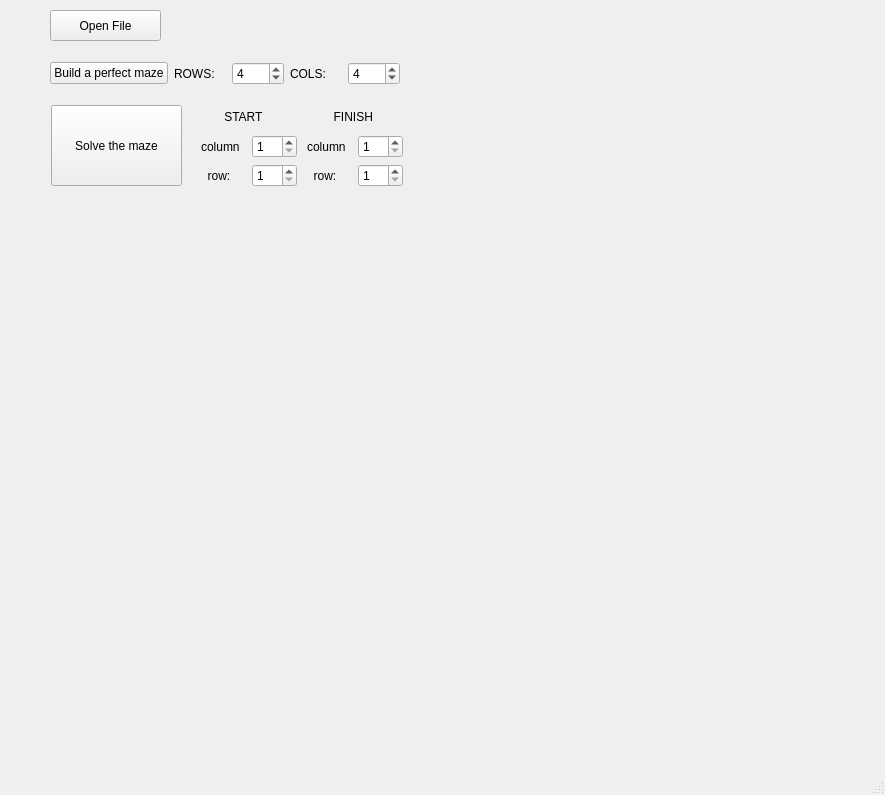
<?xml version="1.0" encoding="UTF-8"?>
<ui version="4.0">
 <class>Maze</class>
 <widget class="QMainWindow" name="Maze">
  <property name="geometry">
   <rect>
    <x>0</x>
    <y>0</y>
    <width>885</width>
    <height>795</height>
   </rect>
  </property>
  <property name="windowTitle">
   <string>Maze</string>
  </property>
  <widget class="QWidget" name="centralwidget">
   <widget class="QPushButton" name="Open_file">
    <property name="geometry">
     <rect>
      <x>50</x>
      <y>10</y>
      <width>111</width>
      <height>31</height>
     </rect>
    </property>
    <property name="text">
     <string>Open File</string>
    </property>
   </widget>
   <widget class="QPushButton" name="mazeSolve">
    <property name="geometry">
     <rect>
      <x>51</x>
      <y>105</y>
      <width>131</width>
      <height>81</height>
     </rect>
    </property>
    <property name="text">
     <string>Solve the maze</string>
    </property>
   </widget>
   <widget class="QLabel" name="open_error">
    <property name="geometry">
     <rect>
      <x>176</x>
      <y>9</y>
      <width>681</width>
      <height>31</height>
     </rect>
    </property>
    <property name="text">
     <string/>
    </property>
   </widget>
   <widget class="QLabel" name="solve_error">
    <property name="geometry">
     <rect>
      <x>490</x>
      <y>140</y>
      <width>681</width>
      <height>31</height>
     </rect>
    </property>
    <property name="text">
     <string/>
    </property>
   </widget>
   <widget class="QLabel" name="generate_result">
    <property name="geometry">
     <rect>
      <x>450</x>
      <y>60</y>
      <width>681</width>
      <height>31</height>
     </rect>
    </property>
    <property name="text">
     <string/>
    </property>
   </widget>
   <widget class="QWidget" name="layoutWidget">
    <property name="geometry">
     <rect>
      <x>50</x>
      <y>60</y>
      <width>350</width>
      <height>28</height>
     </rect>
    </property>
    <layout class="QGridLayout" name="gridLayout">
     <item row="0" column="0">
      <widget class="QPushButton" name="mazeBuild">
       <property name="text">
        <string>Build a perfect maze</string>
       </property>
      </widget>
     </item>
     <item row="0" column="1">
      <widget class="QLabel" name="label">
       <property name="text">
        <string>ROWS:</string>
       </property>
      </widget>
     </item>
     <item row="0" column="2">
      <widget class="QSpinBox" name="rowsPerfectValue">
       <property name="minimum">
        <number>1</number>
       </property>
       <property name="maximum">
        <number>50</number>
       </property>
       <property name="value">
        <number>4</number>
       </property>
      </widget>
     </item>
     <item row="0" column="3">
      <widget class="QLabel" name="label_2">
       <property name="text">
        <string>COLS:</string>
       </property>
      </widget>
     </item>
     <item row="0" column="4">
      <widget class="QSpinBox" name="colsPerfectValue">
       <property name="minimum">
        <number>1</number>
       </property>
       <property name="maximum">
        <number>50</number>
       </property>
       <property name="value">
        <number>4</number>
       </property>
      </widget>
     </item>
    </layout>
   </widget>
   <widget class="QWidget" name="layoutWidget">
    <property name="geometry">
     <rect>
      <x>201</x>
      <y>104</y>
      <width>96</width>
      <height>83</height>
     </rect>
    </property>
    <layout class="QGridLayout" name="gridLayout_3">
     <item row="0" column="0" colspan="2">
      <widget class="QLabel" name="label_3">
       <property name="text">
        <string>       START</string>
       </property>
      </widget>
     </item>
     <item row="1" column="0">
      <widget class="QLabel" name="label_4">
       <property name="text">
        <string>column</string>
       </property>
      </widget>
     </item>
     <item row="1" column="1">
      <widget class="QSpinBox" name="x1_Value">
       <property name="minimum">
        <number>1</number>
       </property>
       <property name="maximum">
        <number>50</number>
       </property>
      </widget>
     </item>
     <item row="2" column="0">
      <widget class="QLabel" name="label_7">
       <property name="text">
        <string>  row:</string>
       </property>
      </widget>
     </item>
     <item row="2" column="1">
      <widget class="QSpinBox" name="y1_Value">
       <property name="minimum">
        <number>1</number>
       </property>
       <property name="maximum">
        <number>50</number>
       </property>
       <property name="value">
        <number>1</number>
       </property>
      </widget>
     </item>
    </layout>
   </widget>
   <widget class="QWidget" name="layoutWidget">
    <property name="geometry">
     <rect>
      <x>307</x>
      <y>104</y>
      <width>96</width>
      <height>83</height>
     </rect>
    </property>
    <layout class="QGridLayout" name="gridLayout_2">
     <item row="0" column="0" colspan="2">
      <widget class="QLabel" name="label_8">
       <property name="text">
        <string>        FINISH</string>
       </property>
      </widget>
     </item>
     <item row="1" column="0">
      <widget class="QLabel" name="label_6">
       <property name="text">
        <string>column</string>
       </property>
      </widget>
     </item>
     <item row="1" column="1">
      <widget class="QSpinBox" name="x2_Value">
       <property name="minimum">
        <number>1</number>
       </property>
       <property name="maximum">
        <number>50</number>
       </property>
      </widget>
     </item>
     <item row="2" column="0">
      <widget class="QLabel" name="label_5">
       <property name="text">
        <string>  row:</string>
       </property>
      </widget>
     </item>
     <item row="2" column="1">
      <widget class="QSpinBox" name="y2_Value">
       <property name="minimum">
        <number>1</number>
       </property>
       <property name="maximum">
        <number>50</number>
       </property>
      </widget>
     </item>
    </layout>
   </widget>
  </widget>
  <widget class="QMenuBar" name="menubar">
   <property name="geometry">
    <rect>
     <x>0</x>
     <y>0</y>
     <width>885</width>
     <height>20</height>
    </rect>
   </property>
  </widget>
  <widget class="QStatusBar" name="statusbar"/>
 </widget>
 <resources/>
 <connections/>
</ui>
